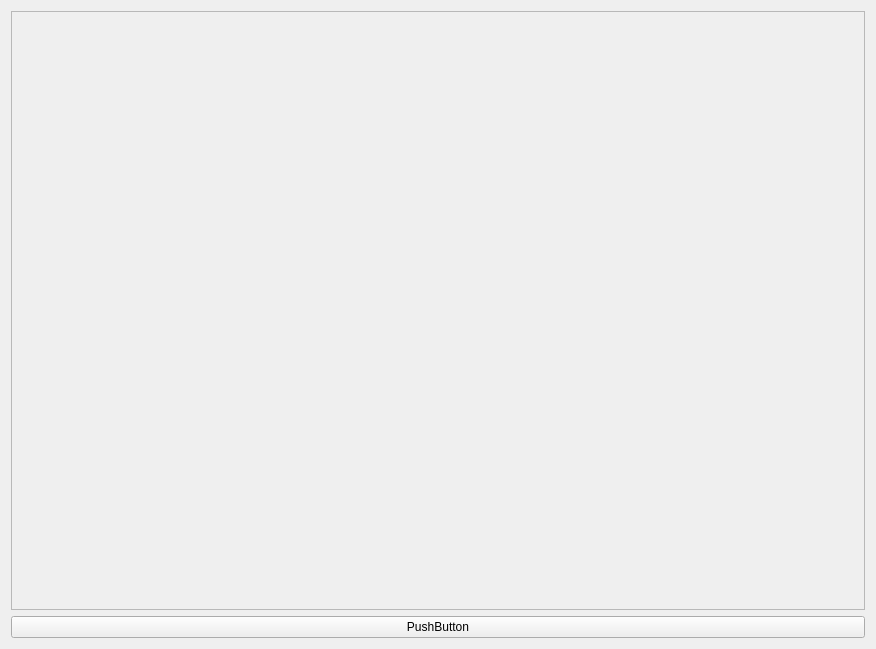
<?xml version="1.0" encoding="UTF-8"?>
<ui version="4.0">
 <class>SegmentDetector</class>
 <widget class="QWidget" name="SegmentDetector">
  <property name="geometry">
   <rect>
    <x>0</x>
    <y>0</y>
    <width>876</width>
    <height>649</height>
   </rect>
  </property>
  <property name="windowTitle">
   <string>Segment Dector - Prototype</string>
  </property>
  <layout class="QVBoxLayout" name="verticalLayout">
   <item>
    <widget class="QFrame" name="videoContainer">
     <property name="sizePolicy">
      <sizepolicy hsizetype="Expanding" vsizetype="Expanding">
       <horstretch>0</horstretch>
       <verstretch>0</verstretch>
      </sizepolicy>
     </property>
     <property name="frameShape">
      <enum>QFrame::Shape::StyledPanel</enum>
     </property>
     <property name="frameShadow">
      <enum>QFrame::Shadow::Raised</enum>
     </property>
    </widget>
   </item>
   <item>
    <widget class="QPushButton" name="playPause">
     <property name="text">
      <string>PushButton</string>
     </property>
    </widget>
   </item>
  </layout>
 </widget>
 <resources/>
 <connections/>
</ui>
